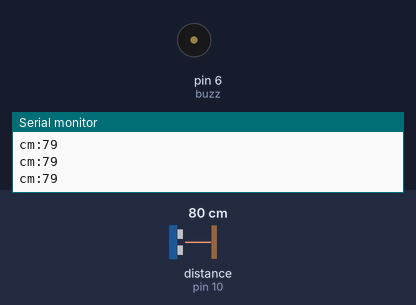
The sketch below on a simulated Arduino Uno, built with avr-gcc and run on an emulated ATmega328P. Shown: buzzer (waves = sounding, pin HIGH), the last lines printed to the serial monitor. Wiring (inferred from the names in the program): ultrasonic range finder: trigger pin 9; echo pin 10. The test bench sets the inputs (shaded band); at power-on: distance to the obstacle (sensor on pin 10) 80 cm. The echo pulse lasts 58.3 µs per cm; pins used as bus, display or sensor lines are not drawn.

Above: at 1.2 s.
1.3 s: distance to the obstacle (sensor on pin 10) set to 55 cm
2.8 s: distance to the obstacle (sensor on pin 10) set to 46 cm
At 3.4 s:
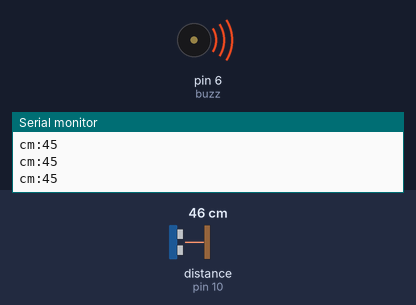
4.3 s: distance to the obstacle (sensor on pin 10) set to 60 cm
At 4.6 s:
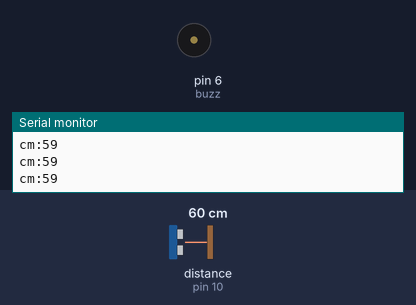
5.8 s: distance to the obstacle (sensor on pin 10) set to 2 cm
At 6.8 s:
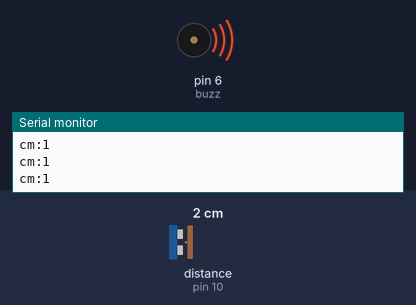
Timing chart, 0 to 8.8 s (numbered marks = the images above; inputs shaded):
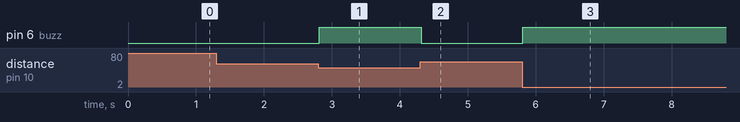

Measured:
- the behaviour switches between 51 and 50 cm on distance to the obstacle (sensor on pin 10) (found by bisection; images 0 and 1)
- after the input at 2.8 s, pin 6 (buzz): LOW → HIGH at once
- after the input at 4.3 s, pin 6 (buzz): HIGH → LOW at once
- after the input at 5.8 s, pin 6 (buzz): LOW → HIGH at once

The sketch:

blind_stick.ino
```cpp
int buzz = 6;
int trigPin= 9;
int echoPin=10;
long duration, cm, inches;
void setup() {
  // put your setup code here, to run once:
  Serial.begin(9600);
pinMode(trigPin,OUTPUT);
pinMode(echoPin, INPUT);
pinMode(buzz,OUTPUT);

}

void loop() {
  // put your main code here, to run repeatedly:
digitalWrite(trigPin, LOW);
delayMicroseconds(50);
digitalWrite(trigPin, HIGH);
delayMicroseconds(100);
digitalWrite(trigPin, LOW);
//store the time in variable duration
duration=pulseIn(echoPin, HIGH);
cm = (duration/2) / 29.1;
Serial.print("cm:");
Serial.println(cm);
if(cm<50)
{
  digitalWrite(buzz,1);
}
else
{
  digitalWrite(buzz,0);
}
}
```
